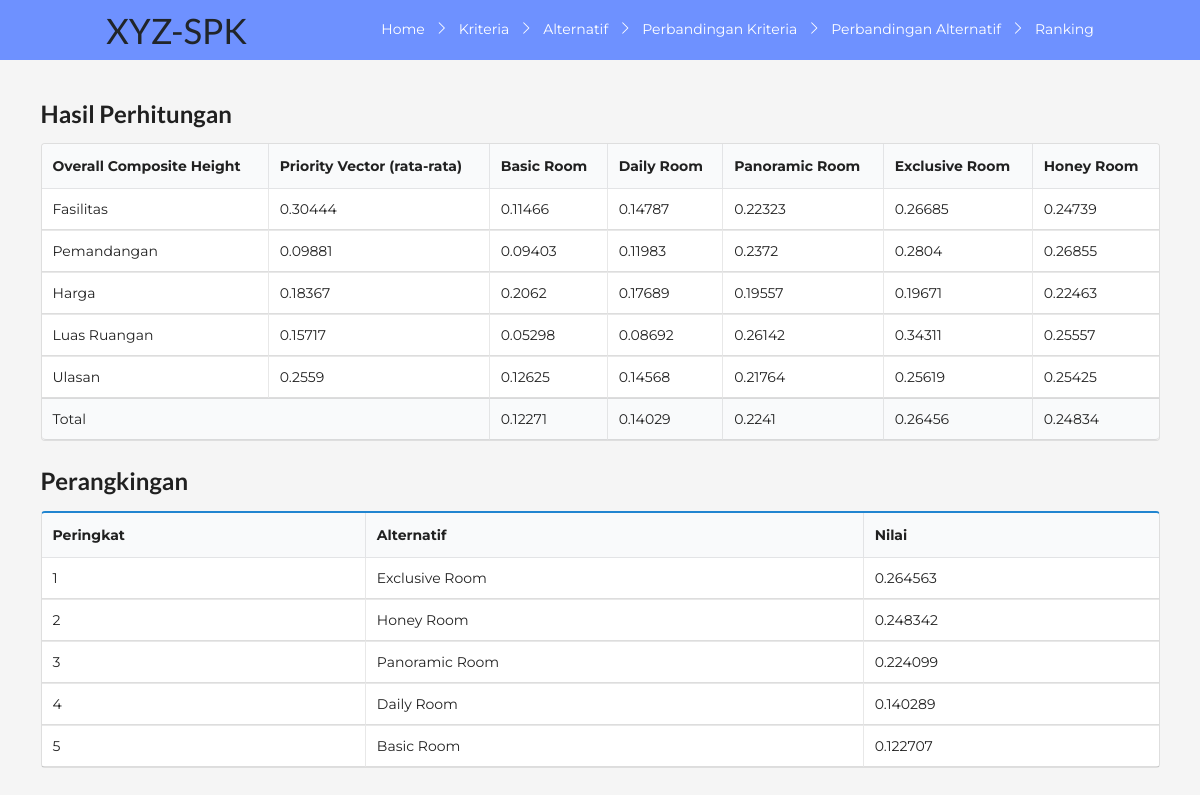
The page /owner/spk/hasil.php on the database its author committed.
### tables this page shows
CREATE TABLE `pv_kriteria` (
  `id_kriteria` int(11) NOT NULL,
  `nilai` float NOT NULL
);

CREATE TABLE `pv_alternatif` (
  `id` int(11) NOT NULL,
  `id_alternatif` int(11) NOT NULL,
  `id_kriteria` int(11) NOT NULL,
  `nilai` float NOT NULL
);

CREATE TABLE `alternatif` (
  `id` int(11) NOT NULL,
  `nama` varchar(50) NOT NULL
);

CREATE TABLE `ranking` (
  `id_alternatif` int(11) NOT NULL,
  `nilai` float NOT NULL
);

### owner/spk/config.php (called while the page is built, shortened)
<?php
	$database = 'bluehorizon';
?>

### owner/spk/fungsi.php (called while the page is built, shortened)
<?php
function getKriteriaID($no_urut) {
	include('config.php');
	$query  = "SELECT id FROM kriteria ORDER BY id";
	$result = mysqli_query($koneksi, $query);
	while ($row = mysqli_fetch_array($result)) {
		$listID[] = $row['id'];
	}
	return $listID[($no_urut)];
}
function getAlternatifID($no_urut) {
	include('config.php');
	$query  = "SELECT id FROM alternatif ORDER BY id";
	$result = mysqli_query($koneksi, $query);
	while ($row = mysqli_fetch_array($result)) {
		$listID[] = $row['id'];
	}
	return $listID[($no_urut)];
}
function getKriteriaNama($no_urut) {
	include('config.php');
	$query  = "SELECT nama FROM kriteria ORDER BY id";
	$result = mysqli_query($koneksi, $query);
	while ($row = mysqli_fetch_array($result)) {
		$nama[] = $row['nama'];
	}
	return $nama[($no_urut)];
}
function getAlternatifNama($no_urut) {
	include('config.php');
	$query  = "SELECT nama FROM alternatif ORDER BY id";
	$result = mysqli_query($koneksi, $query);
	while ($row = mysqli_fetch_array($result)) {
		$nama[] = $row['nama'];
	}
	return $nama[($no_urut)];
}
function getAlternatifPV($id_alternatif,$id_kriteria) {
	include('config.php');
	$query = "SELECT nilai FROM pv_alternatif WHERE id_alternatif=$id_alternatif AND id_kriteria=$id_kriteria";
	$result = mysqli_query($koneksi, $query);
	while ($row = mysqli_fetch_array($result)) {
		$pv = $row['nilai'];
	}
	return $pv;
}
function getKriteriaPV($id_kriteria) {
	include('config.php');
	$query = "SELECT nilai FROM pv_kriteria WHERE id_kriteria=$id_kriteria";
	$result = mysqli_query($koneksi, $query);
	while ($row = mysqli_fetch_array($result)) {
		$pv = $row['nilai'];
	}
	return $pv;
}
function getJumlahAlternatif() {
	include('config.php');
	$query  = "SELECT count(*) FROM alternatif";
	$result = mysqli_query($koneksi, $query);
	while ($row = mysqli_fetch_array($result)) {
		$jmlData = $row[0];
	}
	return $jmlData;
}
function getJumlahKriteria() {
	include('config.php');
	$query  = "SELECT count(*) FROM kriteria";
	$result = mysqli_query($koneksi, $query);
	while ($row = mysqli_fetch_array($result)) {
		$jmlData = $row[0];
	}
	return $jmlData;
}
	?>

### owner/spk/hasil.php (the view, shortened to what this page needs)
<head>
	<link rel="stylesheet" type="text/css" href="semantic/dist/semantic.min.css">
</head>
<?php
include('config.php');
include('fungsi.php');
$jmlKriteria 	= getJumlahKriteria();
$jmlAlternatif	= getJumlahAlternatif();
$nilai			= array();
for ($x=0; $x <= ($jmlAlternatif-1); $x++) {
	$nilai[$x] = 0;
	for ($y=0; $y <= ($jmlKriteria-1); $y++) {
		$id_alternatif 	= getAlternatifID($x);
		$id_kriteria	= getKriteriaID($y);
		$pv_alternatif	= getAlternatifPV($id_alternatif,$id_kriteria);
		$pv_kriteria	= getKriteriaPV($id_kriteria);
		$nilai[$x]	 	+= ($pv_alternatif * $pv_kriteria);
	}
}
include('navbar.php');
?>
<section class="content container mt-5">
	<h2 class="ui header">Hasil Perhitungan</h2>
	<table class="ui celled table">
		<thead>
		<tr>
			<th>Overall Composite Height</th>
			<th>Priority Vector (rata-rata)</th>
			<?php
			for ($i=0; $i <= (getJumlahAlternatif()-1); $i++) {
				echo "<th>".getAlternatifNama($i)."</th>\n";
			}
			?>
		</tr>
		</thead>
		<tbody>
		<?php
			for ($x=0; $x <= (getJumlahKriteria()-1) ; $x++) {
				echo "<tr>";
				echo "<td>".getKriteriaNama($x)."</td>";
				echo "<td>".round(getKriteriaPV(getKriteriaID($x)),5)."</td>";
				for ($y=0; $y <= (getJumlahAlternatif()-1); $y++) {
					echo "<td>".round(getAlternatifPV(getAlternatifID($y),getKriteriaID($x)),5)."</td>";
				}
				echo "</tr>";
			}
		?>
		</tbody>
		<tfoot>
		<tr>
			<th colspan="2">Total</th>
			<?php
			for ($i=0; $i <= ($jmlAlternatif-1); $i++) {
				echo "<th>".round($nilai[$i],5)."</th>";
			}
			?>
		</tr>
		</tfoot>
	</table>
	<h2 class="ui header">Perangkingan</h2>
	<table class="ui celled blue table">
		<thead>
			<tr>
				<th>Peringkat</th>
				<th>Alternatif</th>
				<th>Nilai</th>
			</tr>
		</thead>
		<tbody>
			<?php
				$query  = "SELECT id,nama,id_alternatif,nilai FROM alternatif,ranking WHERE alternatif.id = ranking.id_alternatif ORDER BY nilai DESC";
				$result = mysqli_query($koneksi, $query);
				$i = 0;
				while ($row = mysqli_fetch_array($result)) {
					$i++;
				?>
				<tr>
					<?php if ($i == 1) {
						echo "<td><div>1</div></td>";
					} else {
						echo "<td>".$i."</td>";
					}
					?>
					<td><?php echo $row['nama'] ?></td>
					<td><?php echo $row['nilai'] ?></td>
				</tr>
				<?php
				}
			?>
		</tbody>
	</table>
</section>

### assets/css/style1.css (style rules this page uses)
body { margin: 0; padding: 0; background-color: #f5f5f5; font-family: 'Montserrat', sans-serif; }

### rows shown on the page
pv_kriteria: nilai "0.30444"
pv_alternatif: nilai "0.11466"
pv_alternatif: nilai "0.14787"
pv_alternatif: nilai "0.22323"
pv_alternatif: nilai "0.26685"
pv_alternatif: nilai "0.24739"
pv_kriteria: nilai "0.09881"
pv_alternatif: nilai "0.09403"
pv_alternatif: nilai "0.11983"
pv_alternatif: nilai "0.2372"
pv_alternatif: nilai "0.2804"
pv_alternatif: nilai "0.26855"
pv_kriteria: nilai "0.18367"
pv_alternatif: nilai "0.2062"
pv_alternatif: nilai "0.17689"
pv_alternatif: nilai "0.19557"
pv_alternatif: nilai "0.19671"
pv_alternatif: nilai "0.22463"
pv_kriteria: nilai "0.15717"
pv_alternatif: nilai "0.05298"
pv_alternatif: nilai "0.08692"
pv_alternatif: nilai "0.26142"
pv_alternatif: nilai "0.34311"
pv_alternatif: nilai "0.25557"
pv_kriteria: nilai "0.2559"
pv_alternatif: nilai "0.12625"
pv_alternatif: nilai "0.14568"
pv_alternatif: nilai "0.21764"
pv_alternatif: nilai "0.25619"
pv_alternatif: nilai "0.25425"
alternatif: shows "1", nama "Exclusive Room", ranking.nilai "0.264563"
alternatif: nama "Honey Room", ranking.nilai "0.248342"
alternatif: nama "Panoramic Room", ranking.nilai "0.224099"
alternatif: nama "Daily Room", ranking.nilai "0.140289"
alternatif: nama "Basic Room", ranking.nilai "0.122707"

### other values the page prints
getAlternatifNama($i) "Basic Room"
getAlternatifNama($i) "Daily Room"
getAlternatifNama($i) "Panoramic Room"
getAlternatifNama($i) "Exclusive Room"
getAlternatifNama($i) "Honey Room"
getKriteriaNama($x) "Fasilitas"
getKriteriaNama($x) "Pemandangan"
getKriteriaNama($x) "Harga"
getKriteriaNama($x) "Luas Ruangan"
getKriteriaNama($x) "Ulasan"
$nilai[$i] "0.12271"
$nilai[$i] "0.14029"
$nilai[$i] "0.2241"
$nilai[$i] "0.26456"
$nilai[$i] "0.24834"
